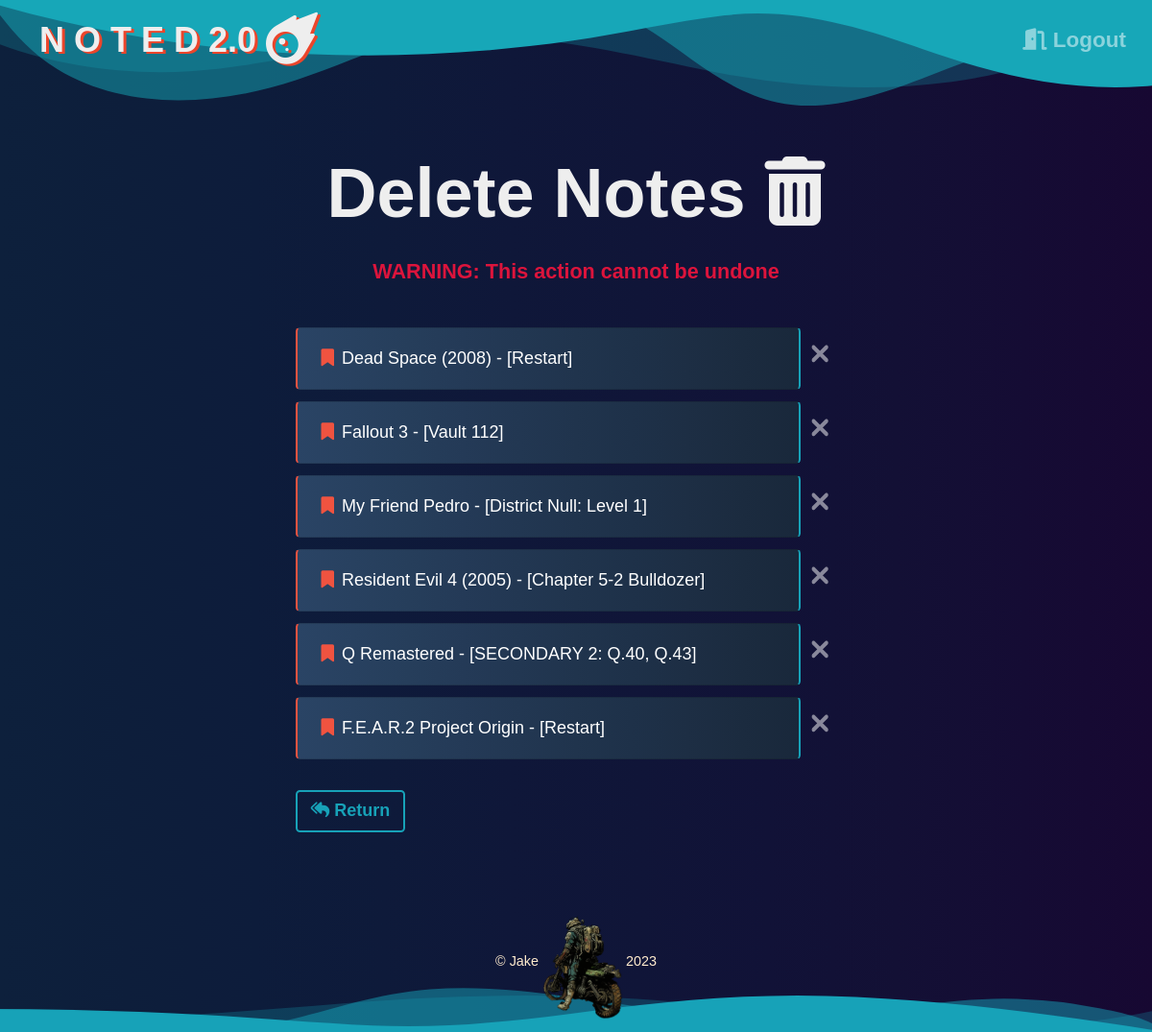
Before: /note_bin (signed in) with the older database file.
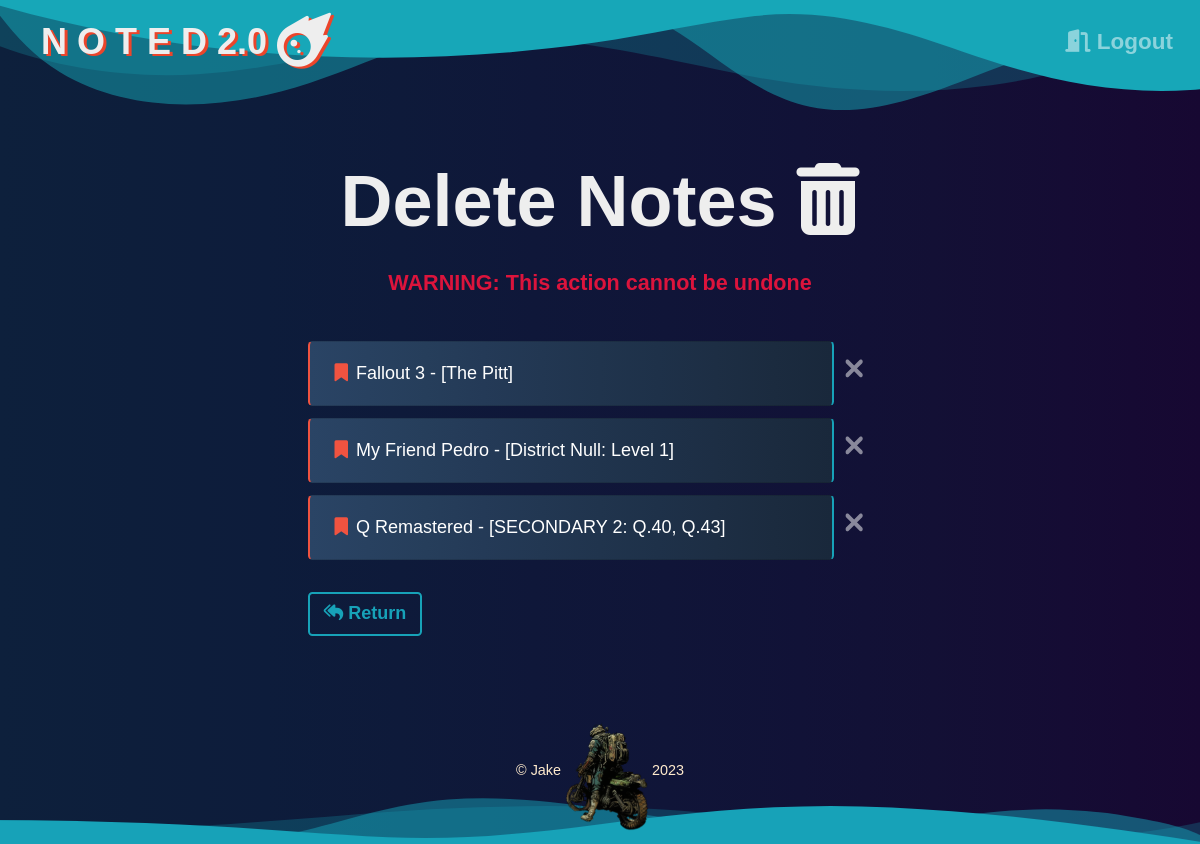
After: the same page with the newer database file.
### Website/models.py (models this page shows, shortened)
class Note(db.Model):
    id = db.Column(db.Integer, primary_key=True)
    user_id = db.Column(db.Integer, db.ForeignKey('user.id'))
    note_data = db.Column(db.String(10000))
    date = db.Column(db.DateTime(timezone=True), default=Current_Time)

### Website/views.py (the view)
@views.route('/note_bin', methods=['GET', 'POST'])
@login_required
def note_bin():
    return render_template("note_bin.html", user=current_user)

### Website/__init__.py (called while the page is built)
def create_app():
    app = Flask(__name__)
    app.config['SECRET_KEY'] = 'FUN AI'
    app.config['SQLALCHEMY_DATABASE_URI'] = f'sqlite:///{DB_NAME}'
    db.init_app(app)
    from .views import views
    from .auth import auth
    app.register_blueprint(views, url_prefix='/')
    app.register_blueprint(auth, url_prefix='/')
    from .models import User, Note
    create_database(app)
    login_manager = LoginManager()
    login_manager.login_view = 'auth.login'
    login_manager.login_message = u"Log In Required"
    login_manager.init_app(app)
    @login_manager.user_loader
    def load_user(id):
        return User.query.get(int(id))
    return app

### Website/Templates/note_bin.html (shortened to what this page needs)
{% extends "base.html" %}
{% block content%}
    <h1 class="page_delete">Delete Notes&nbsp;<i class="fa-solid fa-trash-can"></i></h1>
    <h1 class="page_warning">WARNING: This action cannot be undone</h1>
    <div class="notes">
        {% for note in user.notes %}
        <div class="note_to_delete">
            <ul class="list-group bin_notegroup" id="notes">
                <li class="list-group-item bin_notelist">
                    {{ note.note_data }}
                </li>
            </ul>
        </div>
        <div class="delete_button">
            <button type="button" class="close btn delete_btn" onClick="deleteNote('{{note.id}}')">
                <i class="fa-solid fa-xmark"></i>
            </button>
        </div>
        {% endfor %}
        <div class="bin_return">
            <a class="btn btn-outline-info return" href="/"><i class="fa-solid fa-reply-all"></i>&nbsp;Return</a>
        </div>
    </div>
{% endblock %}

Changed rows visible on the page:
removed Note: note_data "Dead Space (2008) - [Restart]"
removed Note: note_data "Resident Evil 4 (2005) - [Chapter 5-2 Bulldozer]"
removed Note: note_data "F.E.A.R.2 Project Origin - [Restart]"
changed Note: note_data "Fallout 3 - [Vault 112]" → "Fallout 3 - [The Pitt]"
